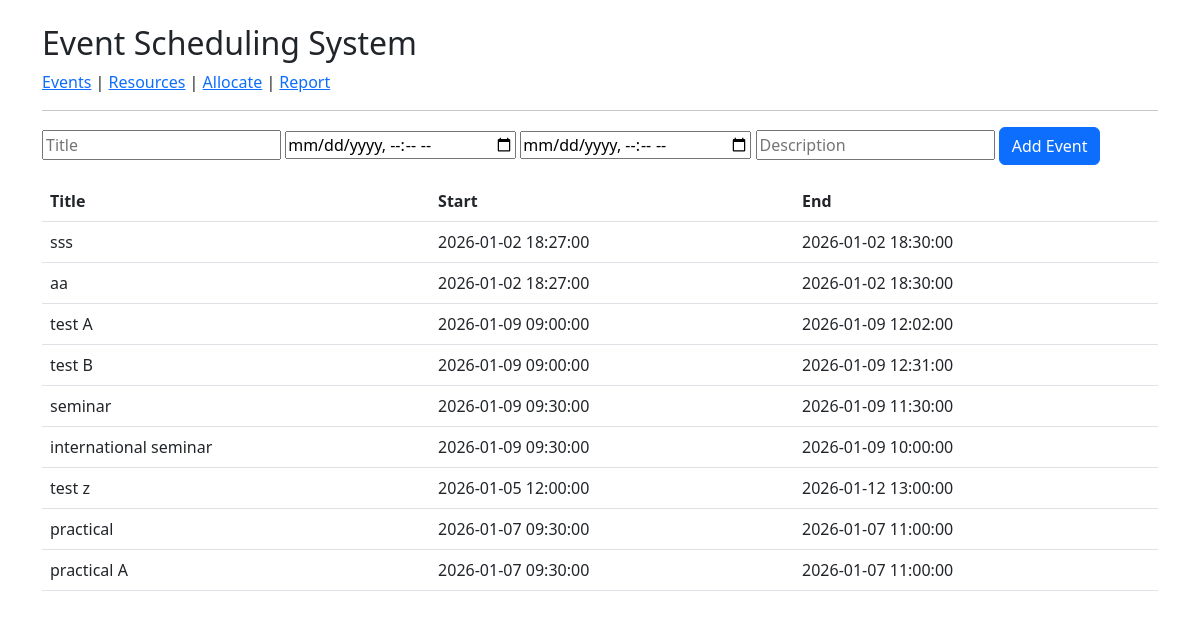
The page / on the database its author committed.
### app/models.py (models this page shows)
class Event(db.Model):
    event_id = db.Column(db.Integer, primary_key=True)
    title = db.Column(db.String(100), nullable=False)
    start_time = db.Column(db.DateTime, nullable=False)
    end_time = db.Column(db.DateTime, nullable=False)
    description = db.Column(db.Text)

### app/routes/events.py (the view)
@events_bp.route('/')
def index():
    events = Event.query.all()
    return render_template('events.html', events=events)

### app/templates/events.html
{% extends 'base.html' %}
{% block content %}
<form method="post" action="/add">
<input name="title" placeholder="Title" required>
<input type="datetime-local" name="start" required>
<input type="datetime-local" name="end" required>
<input name="description" placeholder="Description">
<button class="btn btn-primary">Add Event</button>
</form>
<table class="table mt-3">
<tr><th>Title</th><th>Start</th><th>End</th></tr>
{% for e in events %}
<tr><td>{{ e.title }}</td><td>{{ e.start_time }}</td><td>{{ e.end_time }}</td></tr>
{% endfor %}
</table>
{% endblock %}

### rows shown on the page
Event: title "sss", start_time "2026-01-02 18:27:00", end_time "2026-01-02 18:30:00"
Event: title "aa", start_time "2026-01-02 18:27:00", end_time "2026-01-02 18:30:00"
Event: title "test A", start_time "2026-01-09 09:00:00", end_time "2026-01-09 12:02:00"
Event: title "test B", start_time "2026-01-09 09:00:00", end_time "2026-01-09 12:31:00"
Event: title "seminar", start_time "2026-01-09 09:30:00", end_time "2026-01-09 11:30:00"
Event: title "international seminar", start_time "2026-01-09 09:30:00", end_time "2026-01-09 10:00:00"
Event: title "test z", start_time "2026-01-05 12:00:00", end_time "2026-01-12 13:00:00"
Event: title "practical", start_time "2026-01-07 09:30:00", end_time "2026-01-07 11:00:00"
Event: title "practical A", start_time "2026-01-07 09:30:00", end_time "2026-01-07 11:00:00"
